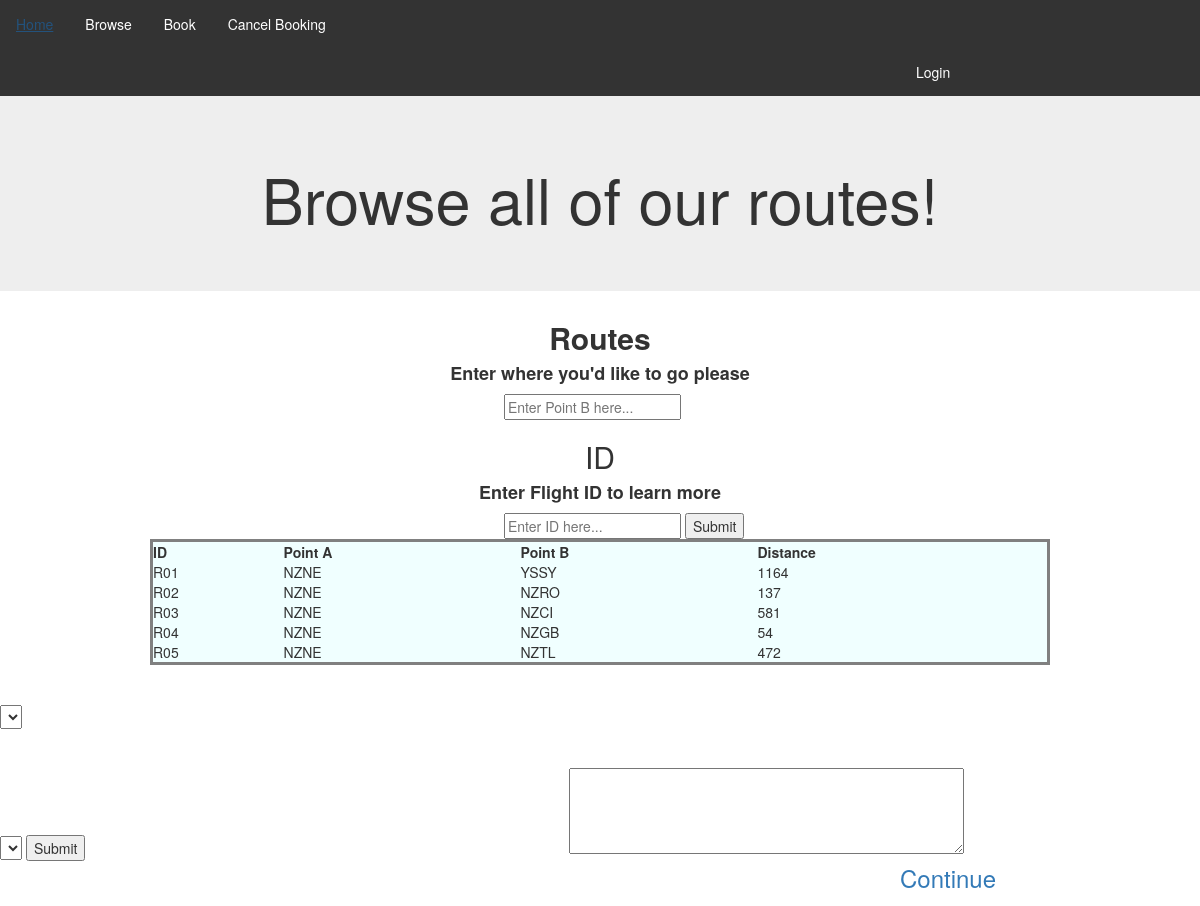
The page /Browse.php on the database its author committed.
### tables this page shows
CREATE TABLE `routes` (
  `routeID` varchar(3) NOT NULL,
  `point1` varchar(4) NOT NULL,
  `point2` varchar(4) NOT NULL,
  `distance` float NOT NULL
);

### Browse.php (the view, shortened to what this page needs)
<?php
$hostname = "localhost";
$username = "root";
$password = "";
$connect = mysqli_connect($hostname, $username, $password, "assignment2");
$route = "";
$query = "SELECT * FROM routes";
$temp = $temp1 = mysqli_query($connect, $query);
while($tb2 = mysqli_fetch_array($temp1))
{
$route = $route."<tr><td>$tb2[0]</td><td>$tb2[1]</td><td>$tb2[2]</td><td>$tb2[3]</td></tr>";
}
$query ="SELECT * FROM flights";
$temp = $temp1 = mysqli_query($connect, $query);
?>
<!DOCTYPE html>
<html lang="en">
<head>
    <link rel="stylesheet" href="https://maxcdn.bootstrapcdn.com/bootstrap/3.4.1/css/bootstrap.min.css">
    <link rel="stylesheet" href="StyleSheet.css">
</head>
<body id="BrowseImage">
<ul>
    <li><a href="index.html">Home</a></li>
    <li><a href="Browse.php">Browse</a></li>
    <li><a href="Book.php">Book</a></li>
    <li><a href="Cancel.php">Cancel Booking</a></li>
    <li id="LoginButton"><a href="#">Login</a> </li>
</ul>
<div class="jumbotron text-center">
    <h1>Browse all of our routes!</h1>
</div>
<h2 class="A"><strong>Routes</strong></h2>
<h4 class="A"><strong>Enter where you'd like to go please</strong></h4>
<input type="text" id="searchRoute"  style="margin-left: 42%"
       onkeyup="SearchFunction(2)" placeholder="Enter Point B here...">
<h2 class="A">ID</h2>
<h4 class="A"><strong>Enter Flight ID to learn more</strong></h4>
<input type="text" id="TakeThis" style="margin-left: 42%"
       placeholder="Enter ID here...">
<button  type="button" onclick="BrowseInformation()"> Submit </button>
<table style="width:75%" align="center" id="RoutesTable">
    <tr>
        <th>ID</th>
        <th>Point A</th>
        <th>Point B</th>
        <th>Distance</th>
    </tr>
    <?php
    echo $route;
    ?>
</table>
<h4 CLASS="Select"style="color: white">Origin</h4>
<select class="Select" id="From">
    <?php foreach ($temp as $r): ?>
        <</p> <option  value="<?= $r['code']; ?>"><?= $r['airport'];?></option>
    <?php endforeach;?>
</select>
<h4 class="Select" style="color: white">Destination</h4>
<select class="Select" id="To">
    <?php foreach ($temp as $r): ?>
        <option  value="<?= $r['code']; ?>"><?= $r['airport'];?></option>
    <?php endforeach;?>
</select>
<button style="margin-right: 40%" class="Select" onclick="ReturnAvailableFlights()">Submit</button>
<textarea class="Select" id="ShowDetailsOfFlight" rows="4" cols="50";>
    </textarea>
<p id="NextPage"><a href="Book.php"> Continue </a></p>
</body>
</html>

### StyleSheet.css (style rules this page uses)
#NextPage { font-size: x-large; text-decoration: black; margin-left: 75%; margin-right: 19%; background-color: white; }
table { border-style: solid; background-color: azure; }
.A { display: flex; justify-content: space-around; }
#BrowseImage { background-image: url("pexels-anugrah-lohiya-723240.jpg"); }
ul { list-style-type: none; margin: 0; padding: 0; overflow: hidden; background-color: #333; }
li { float: left; }
li a, .dropbtn { display: inline-block; color: white; text-align: center; padding: 14px 16px; }
#LoginButton { margin-left: 75%; }

### rows shown on the page
routes: routeID "R01", point1 "NZNE", point2 "YSSY", distance "1164"
routes: routeID "R02", point1 "NZNE", point2 "NZRO", distance "137"
routes: routeID "R03", point1 "NZNE", point2 "NZCI", distance "581"
routes: routeID "R04", point1 "NZNE", point2 "NZGB", distance "54"
routes: routeID "R05", point1 "NZNE", point2 "NZTL", distance "472"
